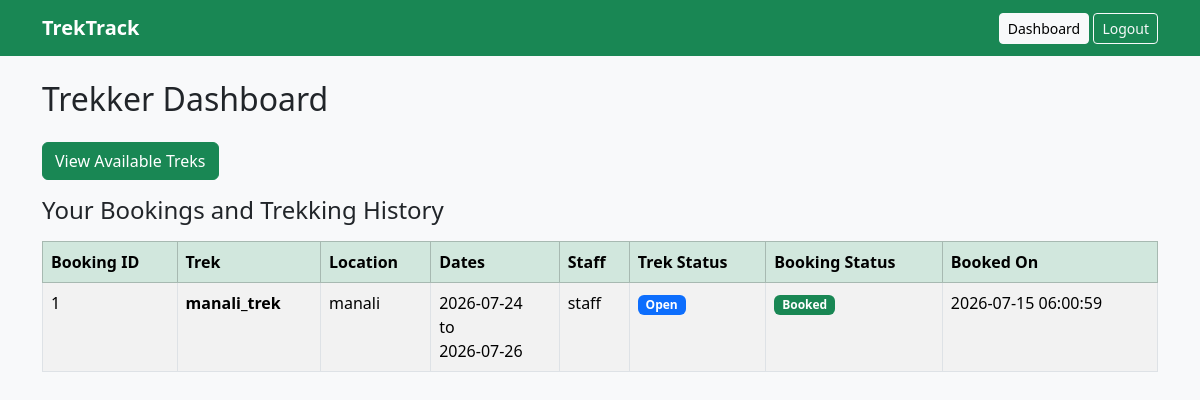
The app's page /dashboard (signed in) with its own data.
### tables this page shows
CREATE TABLE bookings (
    booking_id INTEGER PRIMARY KEY AUTOINCREMENT,
    user_id INTEGER NOT NULL,
    trek_id INTEGER NOT NULL,
    booking_date TEXT NOT NULL DEFAULT CURRENT_TIMESTAMP,
    status TEXT NOT NULL DEFAULT 'Booked'
        CHECK(status IN ('Booked', 'Cancelled', 'Completed')),

    FOREIGN KEY (user_id) REFERENCES users(user_id),
    FOREIGN KEY (trek_id) REFERENCES treks(trek_id)
);

CREATE TABLE treks (
    trek_id INTEGER PRIMARY KEY AUTOINCREMENT,
    trek_name TEXT NOT NULL,
    location TEXT NOT NULL,
    difficulty TEXT NOT NULL CHECK(difficulty IN ('Easy', 'Moderate', 'Hard')),
    duration INTEGER NOT NULL CHECK(duration > 0),
    total_slots INTEGER NOT NULL CHECK(total_slots > 0),
    available_slots INTEGER NOT NULL CHECK(
        available_slots >= 0 AND available_slots <= total_slots
    ),
    assigned_staff_id INTEGER,
    status TEXT NOT NULL DEFAULT 'Pending'
        CHECK(status IN ('Pending', 'Approved', 'Open', 'Closed', 'Started', 'Completed')),
    start_date TEXT NOT NULL,
    end_date TEXT NOT NULL,
    description TEXT,
    is_archived INTEGER NOT NULL DEFAULT 0 CHECK(is_archived IN (0, 1)),
    created_at TEXT NOT NULL DEFAULT CURRENT_TIMESTAMP,

    FOREIGN KEY (assigned_staff_id)
        REFERENCES users(user_id)
        ON DELETE SET NULL
);

CREATE TABLE users (
    user_id INTEGER PRIMARY KEY AUTOINCREMENT,
    name TEXT NOT NULL,
    email TEXT NOT NULL COLLATE NOCASE UNIQUE,
    password_hash TEXT NOT NULL,
    role TEXT NOT NULL CHECK(role IN ('admin', 'staff', 'user')),
    contact TEXT,
    is_approved INTEGER NOT NULL DEFAULT 1 CHECK(is_approved IN (0, 1)),
    is_blacklisted INTEGER NOT NULL DEFAULT 0 CHECK(is_blacklisted IN (0, 1)),
    created_at TEXT NOT NULL DEFAULT CURRENT_TIMESTAMP
);

### app.py (the view, shortened to what this page needs)
@app.route("/dashboard")
@login_required
def dashboard():
    db = get_db()
    bookings = db.execute("""
        SELECT b.*,
               t.trek_name,
               t.location,
               t.start_date,
               t.end_date,
               t.status AS trek_status,
               s.name AS staff_name
        FROM bookings b
        JOIN treks t ON t.trek_id = b.trek_id
        LEFT JOIN users s ON s.user_id = t.assigned_staff_id
        WHERE b.user_id = ?
        ORDER BY b.booking_date DESC
    """, (g.user["user_id"],)).fetchall()
    return render_template("user_dashboard.html", bookings=bookings)

### app.py (called while the page is built)
def get_db():
    if "db" not in g:
        Path(app.config["DATABASE"]).parent.mkdir(parents=True, exist_ok=True)
        g.db = sqlite3.connect(app.config["DATABASE"])
        g.db.row_factory = sqlite3.Row
        g.db.execute("PRAGMA foreign_keys = ON")
    return g.db

@app.before_request
def load_current_user():
    g.user = None
    user_id = session.get("user_id")
    if user_id:
        g.user = get_db().execute("""
            SELECT *
            FROM users
            WHERE user_id = ?
        """, (user_id,)).fetchone()
        if g.user is None or g.user["is_blacklisted"]:
            session.clear()

def login_required(view):
    @wraps(view)
    def wrapped_view(*args, **kwargs):
        if g.user is None:
            flash("Please log in first.", "warning")
            return redirect(url_for("login"))
        return view(*args, **kwargs)
    return wrapped_view

### templates/user_dashboard.html
{% extends "base.html" %}
{% block content %}
<h2 class="mb-4">Trekker Dashboard</h2>
<div class="mb-3">
    <a href="{{ url_for('view_treks') }}" class="btn btn-success">
        View Available Treks
    </a>
</div>
<h4>Your Bookings and Trekking History</h4>
{% if bookings %}
<table class="table table-bordered table-striped mt-3">
    <thead class="table-success">
        <tr>
            <th>Booking ID</th>
            <th>Trek</th>
            <th>Location</th>
            <th>Dates</th>
            <th>Staff</th>
            <th>Trek Status</th>
            <th>Booking Status</th>
            <th>Booked On</th>
        </tr>
    </thead>
    <tbody>
        {% for booking in bookings %}
        <tr>
            <td>{{ booking["booking_id"] }}</td>
            <td>
                <strong>{{ booking["trek_name"] }}</strong>
            </td>
            <td>{{ booking["location"] }}</td>
            <td>
                {{ booking["start_date"] }}
                <br>
                to
                <br>
                {{ booking["end_date"] }}
            </td>
            <td>
                {% if booking["staff_name"] %}
                    {{ booking["staff_name"] }}
                {% else %}
                    Not assigned
                {% endif %}
            </td>
            <td>
                <span class="badge bg-primary">
                    {{ booking["trek_status"] }}
                </span>
            </td>
            <td>
                <span class="badge bg-success">
                    {{ booking["status"] }}
                </span>
            </td>
            <td>{{ booking["booking_date"] }}</td>
        </tr>
        {% endfor %}
    </tbody>
</table>
{% else %}
<div class="alert alert-info">
    You have not booked any treks yet.
</div>
{% endif %}
{% endblock %}

### static/styles.css (style rules this page uses)
body { background-color: #f8f9fa; }
.table { background-color: white; }

### records on screen
bookings: booking_id "1", trek_name "manali_trek", location "manali", start_date "2026-07-24", end_date "2026-07-26", staff_name "staff", trek_status "Open", status "Booked", booking_date "2026-07-15 06:00:59"
